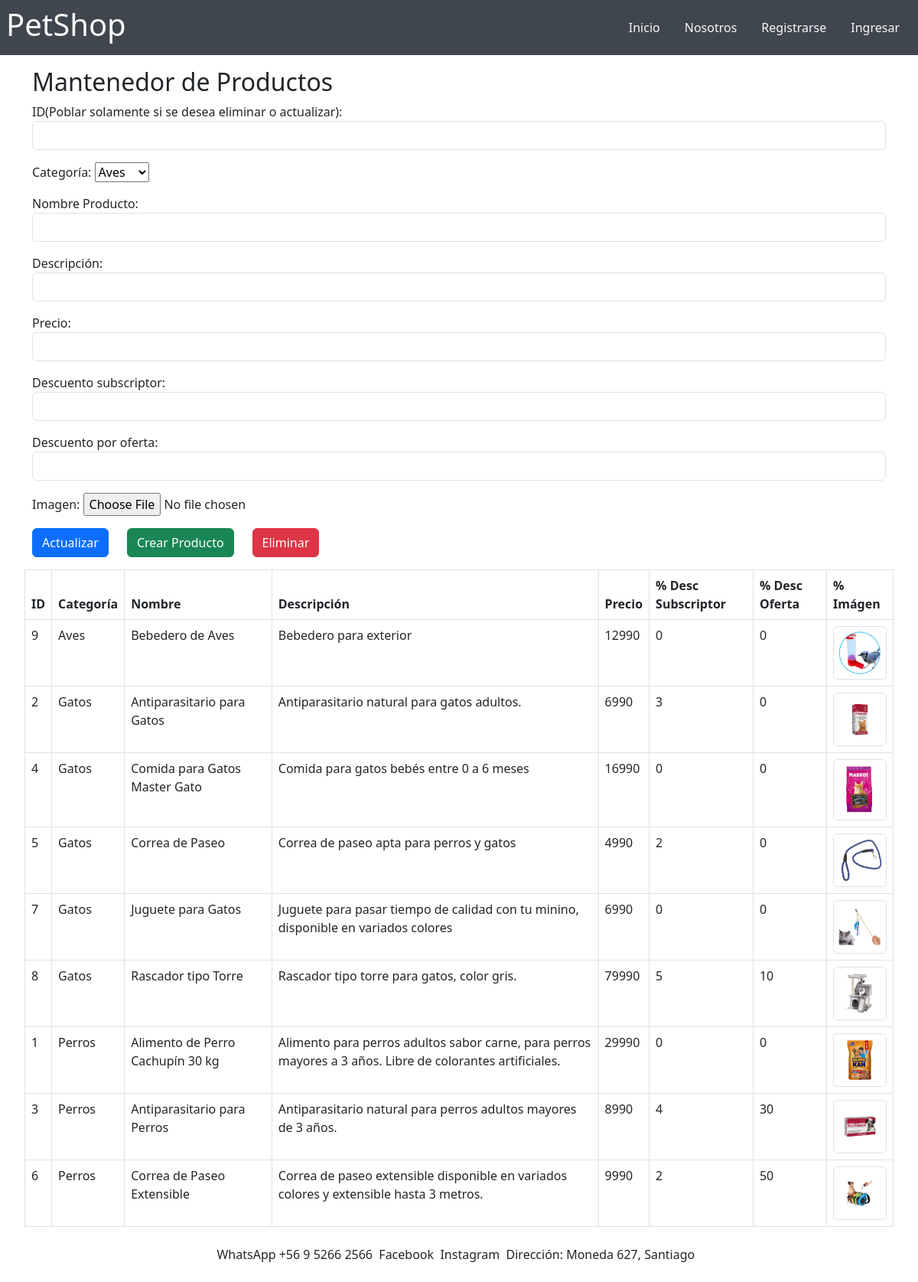
/Mantenedor_de_Productos, run on the app's committed database.
### core/models.py (models this page shows, shortened)
class Producto(models.Model):
    categoria = models.ForeignKey(Categoria, on_delete=models.DO_NOTHING, verbose_name='Categoría')
    nombre = models.CharField(max_length=100, blank=False, null=False, verbose_name='Nombre producto')
    descripcion = models.CharField(max_length=400, blank=False, null=False, verbose_name='Descripción')
    precio = models.IntegerField(blank=False, null=False, verbose_name='Precio')
    descuento_subscriptor = models.IntegerField(
        validators=[MinValueValidator(0), MaxValueValidator(100)],
        blank=False,
        null=False,
        verbose_name='% Descuento subscriptor'
    )
    descuento_oferta = models.IntegerField(
        validators=[MinValueValidator(0), MaxValueValidator(100)],
        blank=False,
        null=False,
        verbose_name='% Descuento oferta'
    )
    imagen = models.ImageField(upload_to='productos/', blank=False, null=False, verbose_name='Imagen')
    class Meta:
        db_table = 'Producto'
        verbose_name = "Producto"
        verbose_name_plural = "Productos"
        ordering = ['categoria', 'nombre']

class Categoria(models.Model):
    nombre = models.CharField(max_length=100, blank=False, null=False, verbose_name='Nombre categoría')
    class Meta:
        db_table = 'Categoria'
        verbose_name = "Categoría de producto"
        verbose_name_plural = "Categorías de productos"
        ordering = ['nombre']
    def __str__(self):
        return f'{self.nombre}'

### core/views.py (the view, shortened to what this page needs)
# urls.py: path('Mantenedor_de_Productos', Mantenedor_de_Productos, name='Mantenedor_de_Productos'),
def Mantenedor_de_Productos(request):
        productos = Producto.objects.all()
        datos = {'form': MantenedorProducto(), 'productos': productos}
        return render(request, 'core/Mantenedor_de_Productos.html', datos)

### core/templates/core/Mantenedor_de_Productos.html (shortened to what this page needs)
{% extends 'core/base.html' %}
{% load static %}
{% block content %}
<div class="m-3">
    <div class="d-flex-column justify-content-center ">
        <form id="formulario3" class="container  justify-content-center" enctype="multipart/form-data"  method="post" action="{% url 'Mantenedor_de_Productos' %}">
            <h2>Mantenedor de Productos</h2>
            {{ form.as_p }}
            <div class="d-flex gap-4">
                <button type="submit" class="btn btn-primary" name="action" value="guardar" >Actualizar</button>
                <button type="submit" class="btn btn-success" name="action" value="nuevo">Crear Producto</button>
                <button type="submit" class="btn btn-danger" name="action" value="eliminar">Eliminar</button>
            </div>
        </form>
        {% if productos %}
            <div class=" m-3">
                <table class="container justify-content-center  table table-bordered table-hover">
                    <thead>
                        <tr>
                            <th scope="col">ID</th>
                            <th scope="col">Categoría</th>
                            <th scope="col">Nombre</th>
                            <th scope="col">Descripción</th>
                            <th scope="col">Precio</th>
                            <th scope="col">% Desc Subscriptor</th>
                            <th scope="col">% Desc Oferta</th>
                            <th scope="col">% Imágen</th>
                        </tr>
                    </thead>
                    <tbody>
                        {% for producto in productos %}
                            <tr>
                                <td> {{ producto.id }} </td>
                                <td> {{ producto.categoria }} </td>
                                <td> {{ producto.nombre }} </td>
                                <td> {{ producto.descripcion }} </td>
                                <td> {{ producto.precio }} </td>
                                <td> {{ producto.descuento_subscriptor }} </td>
                                <td> {{ producto.descuento_oferta }} </td>
                                <td> <img src="/media/{{ producto.imagen }}" class="img-thumbnail" width="75px" height="75px" alt=""> </td>
                            </tr>
                        {% endfor %}
                    </tbody>
                </table>
            </div>
        {% endif %}
    </div>
</div>
{% endblock content %}

### data on the page
Producto: id "9", categoria "Aves", nombre "Bebedero de Aves", descripcion "Bebedero para exterior", precio "12990", descuento_subscriptor "0", descuento_oferta "0", imagen (picture)
Producto: id "2", categoria "Gatos", nombre "Antiparasitario para Gatos", descripcion "Antiparasitario natural para gatos adultos.", precio "6990", descuento_subscriptor "3", descuento_oferta "0", imagen (picture)
Producto: id "4", categoria "Gatos", nombre "Comida para Gatos Master Gato", descripcion "Comida para gatos bebés entre 0 a 6 meses", precio "16990", descuento_subscriptor "0", descuento_oferta "0", imagen (picture)
Producto: id "5", categoria "Gatos", nombre "Correa de Paseo", descripcion "Correa de paseo apta para perros y gatos", precio "4990", descuento_subscriptor "2", descuento_oferta "0", imagen (picture)
Producto: id "7", categoria "Gatos", nombre "Juguete para Gatos", descripcion "Juguete para pasar tiempo de calidad con tu minino, disponible en variados colores", precio "6990", descuento_subscriptor "0", descuento_oferta "0", imagen (picture)
Producto: id "8", categoria "Gatos", nombre "Rascador tipo Torre", descripcion "Rascador tipo torre para gatos, color gris.", precio "79990", descuento_subscriptor "5", descuento_oferta "10", imagen (picture)
Producto: id "1", categoria "Perros", nombre "Alimento de Perro Cachupín 30 kg", descripcion "Alimento para perros adultos sabor carne, para perros mayores a 3 años. Libre de colorantes artificiales.", precio "29990", descuento_subscriptor "0", descuento_oferta "0", imagen (picture)
Producto: id "3", categoria "Perros", nombre "Antiparasitario para Perros", descripcion "Antiparasitario natural para perros adultos mayores de 3 años.", precio "8990", descuento_subscriptor "4", descuento_oferta "30", imagen (picture)
Producto: id "6", categoria "Perros", nombre "Correa de Paseo Extensible", descripcion "Correa de paseo extensible disponible en variados colores y extensible hasta 3 metros.", precio "9990", descuento_subscriptor "2", descuento_oferta "50", imagen (picture)
